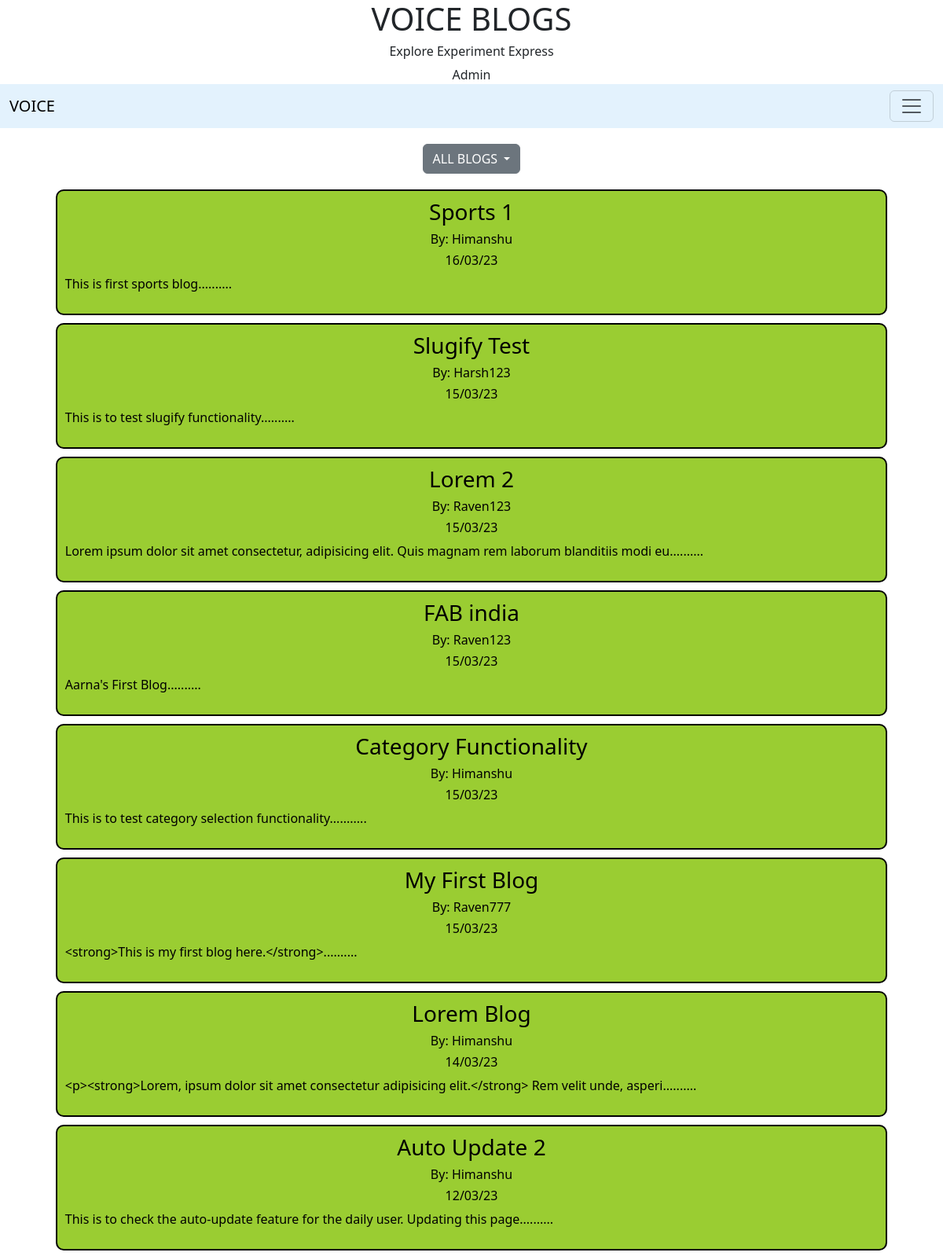
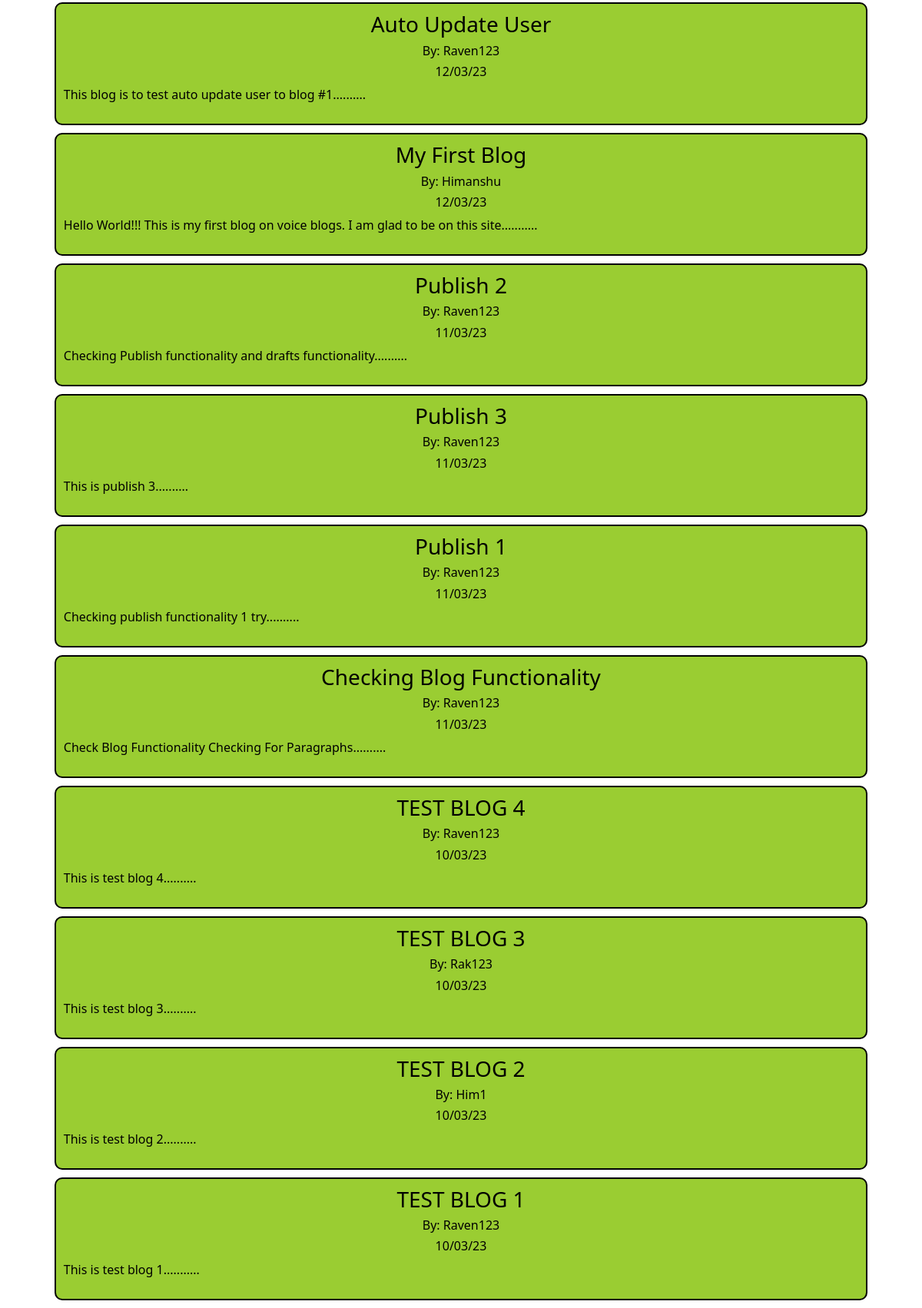
The page / on the database its author committed (2 pictures, top to bottom).
### user/models.py (models this page shows, shortened)
class Blog(models.Model):
    title = models.CharField(max_length=50)
    content = models.TextField()
    title_tag = models.CharField(max_length=50)
    publish_date = models.DateTimeField(blank=True, null=True)
    author = models.ForeignKey(User, on_delete=models.CASCADE)
    category = models.CharField(max_length=40)
    class Meta:
        ordering = ['-publish_date']

### main/views.py (the view)
# urls.py: path('',views.HomePage.as_view(), name='home'),
class HomePage(generic.ListView):
    model = Blog
    context_object_name = 'blogs'
    template_name = 'main/home.html'
    def get_context_data(self,*args, **kwargs):
        contex =  super(HomePage,self).get_context_data(*args,**kwargs)
        contex['cat_list'] = Category.objects.all()
        return contex
    def get_queryset(self, *args,**kwargs):
        return Blog.objects.all().filter(publish_date__isnull=False).order_by('-publish_date')

### templates/main/home.html
<!DOCTYPE html>
{% extends 'main/base.html'%}
{% block body_block %}
{% include 'main/category_list.html' %}
    <div class="blog-all container-fluid">
        {% for blog in blogs %}
        <div class="blog container-fluid">
                <a href="{% url 'blog-detail' blog.pk %}">
                <h3 class="text-center">{{blog.title}}</h3>
                <h6 class="text-center">By: {{blog.author.username}}</h6>
                <h6 class="text-center">{{blog.publish_date|date:"d/m/y"}}</h6>
                <p>{{ blog.content|slice:":100" }}..........</p>
                </a>
        </div>
        {% endfor %}
    </div>
{% endblock %}

### static/css/base.css (style rules this page uses)
.blog { border: 2px solid black; border-radius: 10px; background-color: yellowgreen; margin-top: 10px; margin-bottom: 10px; width: 90%; padding: 10px; }
.blog a { text-decoration: none; color: black; }

### rows shown on the page
Blog: title "Sports 1", author.username "Himanshu", publish_date "16/03/23", content "This is first sports blog"
Blog: title "Slugify Test", author.username "Harsh123", publish_date "15/03/23", content "This is to test slugify functionality"
Blog: title "Lorem 2", author.username "Raven123", publish_date "15/03/23", content "Lorem ipsum dolor sit amet consectetur, adipisicing elit. Quis magnam rem laborum blanditiis modi eu"
Blog: title "FAB india", author.username "Raven123", publish_date "15/03/23", content "Aarna's First Blog"
Blog: title "Category Functionality", author.username "Himanshu", publish_date "15/03/23", content "This is to test category selection functionality."
Blog: title "My First Blog", author.username "Raven777", publish_date "15/03/23", content "<strong>This is my first blog here.</strong>"
Blog: title "Lorem Blog", author.username "Himanshu", publish_date "14/03/23", content "<p><strong>Lorem, ipsum dolor sit amet consectetur adipisicing elit.</strong> Rem velit unde, asperi"
Blog: title "Auto Update 2", author.username "Himanshu", publish_date "12/03/23", content "This is to check the auto-update feature for the daily user. Updating this page"
Blog: title "Auto Update User", author.username "Raven123", publish_date "12/03/23", content "This blog is to test auto update user to blog #1"
Blog: title "My First Blog", author.username "Himanshu", publish_date "12/03/23", content "Hello World!!! This is my first blog on voice blogs. I am glad to be on this site."
Blog: title "Publish 2", author.username "Raven123", publish_date "11/03/23", content "Checking Publish functionality and drafts functionality"
Blog: title "Publish 3", author.username "Raven123", publish_date "11/03/23", content "This is publish 3"
Blog: title "Publish 1", author.username "Raven123", publish_date "11/03/23", content "Checking publish functionality 1 try"
Blog: title "Checking Blog Functionality", author.username "Raven123", publish_date "11/03/23", content "Check Blog Functionality Checking For Paragraphs"
Blog: title "TEST BLOG 4", author.username "Raven123", publish_date "10/03/23", content "This is test blog 4"
Blog: title "TEST BLOG 3", author.username "Rak123", publish_date "10/03/23", content "This is test blog 3"
Blog: title "TEST BLOG 2", author.username "Him1", publish_date "10/03/23", content "This is test blog 2"
Blog: title "TEST BLOG 1", author.username "Raven123", publish_date "10/03/23", content "This is test blog 1."
